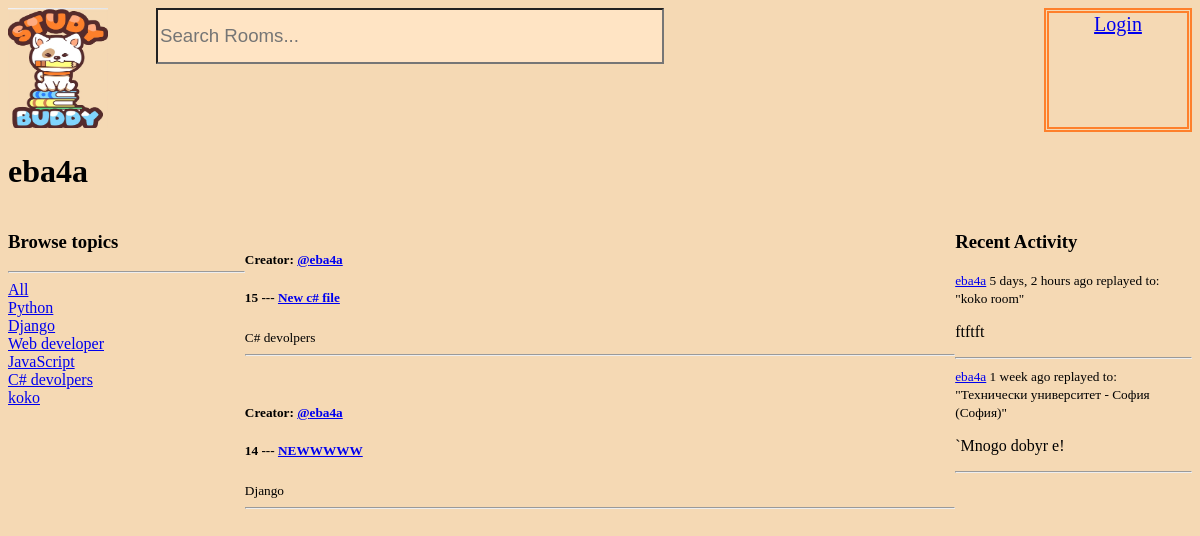
The app's page /profile/1 with its own data.
### base/models.py (models this page shows, shortened)
class Topic(models.Model):
    name = models.CharField(max_length=200)

class Room(models.Model): #tuk si pravim tablicite s migration i v shell pishem python manage.py makemigrations da se syzdadat v papkata migrations
    host = models.ForeignKey(User, on_delete=models.SET_NULL, null=True)
    topic = models.ForeignKey(Topic, on_delete=models.SET_NULL, null=True)#Ako se iztrie Topic go zadava na null i pozvolqva sekciqta topic da e null
    name = models.CharField(max_length=200)#zapazva imenata na horata
    description = models.TextField(null=True, blank=True)#zapazva opisaniqta na horata i moje da e prazno
    participants = models.ManyToManyField(User, related_name='participants',blank=True)#pravi many to many s user participants
    updated = models.DateTimeField(auto_now=True)#zapazva koga eupdatenato
    created = models.DateTimeField(auto_now_add=True)#vzima samo pyrviq pyt kato e napravena
    class Meta:
        ordering = ['-updated', '-created']#sortira stranichkite po izdanie kato posledno kachenite sa nay-otgore
    def __str__(self):
        return self.name

class Message(models.Model):
    user = models.ForeignKey(User, on_delete=models.CASCADE)#kogato iztriem user se triqt i vsichkite mu deca
    room = models.ForeignKey(Room, on_delete=models.CASCADE)# pri iztrivane da se trie cqloto
    body = models.TextField()
    updated = models.DateTimeField(auto_now=True)#zapazva koga eupdatenato
    created = models.DateTimeField(auto_now_add=True)#vzima samo pyrviq pyt kato e napravena
    class Meta:
        ordering = ['-updated', '-created']#sortira stranichkite po izdanie kato posledno kachenite sa nay-otgore
    def __str__(self):
        return self.body[0:50] #vzimame pyrvite 50 bukvi na texta

### base/views.py (the view)
# urls.py: path('profile/<str:pk>', views.userProfile, name = "user-profile" ),
def userProfile(request, pk):
    user= User.objects.get(id=pk)
    rooms = user.room_set.all()#vzimame vsichki stai na syotvetniq profile
    room_messages = user.message_set.all()
    topics = Topic.objects.all()
    context = {'user': user, 'rooms': rooms, 'room_messages': room_messages, 'topics': topics}
    return render(request, 'base/profile.html', context)

### base/templates/base/profile.html
{% extends 'main.html' %}
{% block content %}
<h1>{{user.username}}</h1>
<div class="profile-container">
    <div>
        {% include 'base/topics_component.html'%}
    </div>
   <div>
        {% include 'base/feed_component.html'%}
   </div>
   <div>
        {% include 'base/activity_component.html'%}
   </div>
</div>
{% endblock content %}

### templates/main.html (shortened to what this page needs)
<!DOCTYPE html>
{% load static %}
<html>
<head>
    <link rel="stylesheet" type="text/css" media="screen" href="{% static 'styles/main.css' %}">
</head>
<body>
    {% include 'navbar.html' %}
    {% block content %}
    {% endblock %}
</body>
</html>

### templates/navbar.html
{% load static %}
<div class="main-menu">
    <a href="/">
        <img src="{% static 'images/logoo3.png' %} " width="100" height="120"/>
    </a>
    <form method="GET" action="{% url 'home' %}" >
        <input type="text" name="q" placeholder="Search Rooms... " class="searchBar"/>
    </form>
    <div class="loginDiv">
        {% if request.user.is_authenticated%}
            <p>Hello, {{request.user}}</p>
            <a href="{% url 'logout' %}">Logout</a>
        {% else %}
            <a href="{% url 'login' %}">Login</a>
        {% endif %}
    </div>
</div>

### base/templates/base/topics_component.html
<h3>Browse topics</h3>
        <hr>
        <div>
            <a href="{% url 'home' %}">All</a>
        </div>
        {% for topic in topics %}
        <div>
            <a href="{% url 'home' %}?q={{topic.name}}">{{topic.name}}</a>
        </div>
        {% endfor %}

### base/templates/base/feed_component.html (shortened to what this page needs)
{% for room in rooms %}
            <div>
                <br/>
                <h5>Creator: <a href="{% url 'user-profile' room.host.id %}">@{{room.host.username}}</a></h5>
                <h5> {{room.id}} --- <a href="{% url 'room' room.id %}">{{room.name}}</a></h5>
                <small>{{room.topic.name}}</small>
                <hr>
            </div>
        {% endfor %}

### base/templates/base/activity_component.html (shortened to what this page needs)
<h3>Recent Activity</h3>
    {% for message in room_messages %}
    <div>
        <small><a href="{% url 'user-profile' message.user.id%}">{{message.user}}</a>    {{message.created|timesince}} ago </small>
        <small>replayed to: "{{message.room}}"</small>
            <p>{{message}}</p>
            <hr>
    </div>
    {% endfor%}

### static/styles/main.css (style rules this page uses)
body { background-color:rgb(245, 217, 180); }
.profile-container { display:grid; grid-template-columns: 1fr 3fr 1fr; }
.main-menu { display:grid; grid-template-columns: 1fr 6fr 1fr; }
.searchBar { height:50px; font-size:14pt; width: 500px; background-color: bisque; }
.loginDiv { border: thick double rgb(254, 128, 43); text-align: center; font-size: 20px; }

### records on screen
Topic: name "Python"
Topic: name "Django"
Topic: name "Web developer"
Topic: name "JavaScript"
Topic: name "C# devolpers"
Topic: name "koko"
Room: host.username "eba4a", id "15", name "New c# file", topic.name "C# devolpers"
Room: host.username "eba4a", id "14", name "NEWWWWW", topic.name "Django"
Message: user "eba4a", created "5 days, 2 hours", room "koko room", body "ftftft"
Message: user "eba4a", created "1 week", room "Технически университет - София (София)", body "`Mnogo dobyr e!"

### other values on screen
{{ user.username }} "eba4a"
